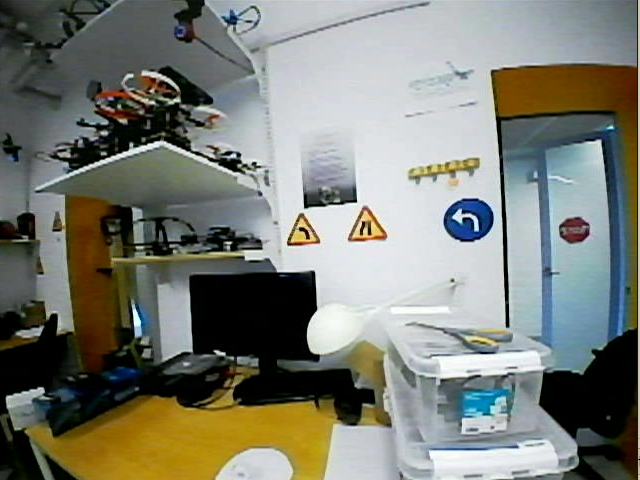
#> input picture test3.png, 640 x 480 px, found by its file name
$ python crop_image1.py
#> lines starting #> are read from the running program, lines starting #| are printed output that depends on the picture; after the words box and inside, x2 and y2 are one past the last pixel; in counts of white or black regions, pixels touching at a corner belong together
import cv2
import numpy as np
import math
from os import listdir
import time
# TODO: Put the directory of the image
img = cv2.imread('images_mine/test3.png')  # RGB space imput image
#> img is the input picture: shape (480, 640, 3); mean B, G, R 116.8, 126, 123.4

# ------------------Filter--------------------------------------------------- #
img = cv2.bilateralFilter(img, 10, 75, 75)

# -------------- Find & Draw Contour ---------------------------------------- #
gray = cv2.cvtColor(img, cv2.COLOR_RGB2GRAY)
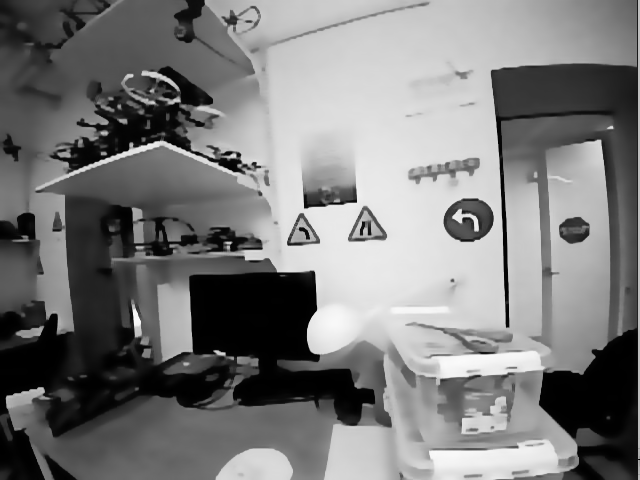
#> gray: shape (480, 640); min 0, max 250, mean 123
# two different thresh, canny has better result ( !!! maybe try other edge detection)
thresh = 50
binaryImg = cv2.Canny(gray, thresh, 3 * thresh)
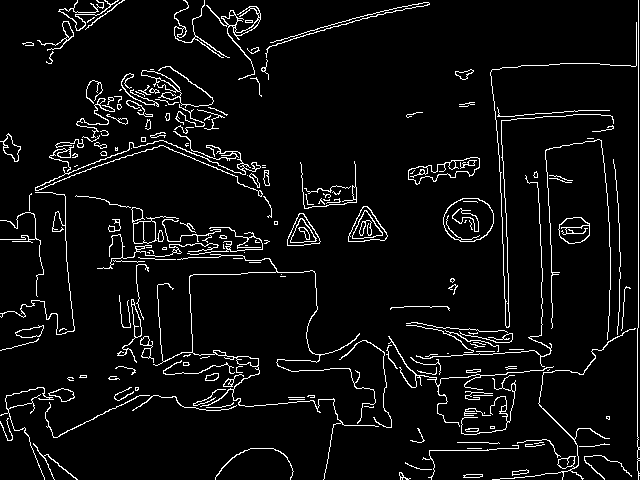
#> binaryImg: shape (480, 640); 5.6% white in thin lines or dots
contours = cv2.findContours(
    binaryImg, cv2.RETR_TREE,
    cv2.CHAIN_APPROX_SIMPLE)[1]  # modification to work in OpenCV 3.4
#> contours = 292 contours, 177 with area under 20; largest, box (x1, y1, x2, y2) and area: (443, 198, 494, 242) 1734, (443, 198, 494, 242) 1685, (408, 157, 480, 185) 867, (348, 206, 388, 242) 834, (348, 206, 388, 242) 804

index = 0  # where we keep count of the valid shapes found


def match_template(type, candidate, flag=5):  # by default flag something random and just use it when cercle
    """
    :param type: String stating kind of sign. Possible values: 'rectangle','triangle','circle'
    :param candidate: The wraped image of the sign after being cropped from the original image
    :return: the name of the sign, i.e: dangerous_curve_left
    """
    threshold = 0
    sift = cv2.xfeatures2d.SIFT_create()
    kp_1, desc_1 = sift.detectAndCompute(candidate, None)
    idx = "unsure"
    if type == 'triangle':
        for file in listdir('templates/triangle/'):
            image = cv2.imread('templates/triangle/' + file)
            resized_image = cv2.resize(
                image, (candidate.shape[0], candidate.shape[1]))
            kp_2, desc_2 = sift.detectAndCompute(image, None)
            index_params = dict(algorithm=0, trees=5)
            search_params = dict()
            flann = cv2.FlannBasedMatcher(index_params, search_params)
            matches = flann.knnMatch(desc_1, desc_2, k=2)
            good_points = 0
            ratio = 0.5
            for m, n in matches:
                if m.distance < ratio * n.distance:
                    good_points = good_points + 1
            if (good_points > threshold):
                threshold = good_points
                idx = file
                if (threshold > 10):
                    break
    if type == 'rectangle':
        for file in listdir('templates/rectangle/'):
            image = cv2.imread('templates/rectangle/' + file)
            resized_image = cv2.resize(
                image, (candidate.shape[0], candidate.shape[1]))
            kp_2, desc_2 = sift.detectAndCompute(image, None)
            index_params = dict(algorithm=0, trees=5)
            search_params = dict()
            flann = cv2.FlannBasedMatcher(index_params, search_params)
            matches = flann.knnMatch(desc_1, desc_2, k=2)
            good_points = 0
            ratio = 0.6
            for m, n in matches:
                if m.distance < ratio * n.distance:
                    good_points = good_points + 1
            if (good_points > threshold):
                threshold = good_points
                idx = file
                if (threshold > 10):
                    break
    if type == 'circle':
        # 1: blue circle;
        # 2: red and blue circle;
        # 3: red and yellow circle;
        # 4: not interested circle;
        if flag == 1:
            for file in listdir('templates/circle/blue/'):
                image = cv2.imread('templates/circle/blue/' + file)
                resized_image = cv2.resize(
                    image, (candidate.shape[0], candidate.shape[1]))
                kp_2, desc_2 = sift.detectAndCompute(image, None)
                index_params = dict(algorithm=0, trees=5)
                search_params = dict()
                flann = cv2.FlannBasedMatcher(index_params, search_params)
                matches = flann.knnMatch(desc_1, desc_2, k=2)
                good_points = 0
                ratio = 0.6
                for m, n in matches:
                    if m.distance < ratio * n.distance:
                        good_points = good_points + 1
                if (good_points > threshold):
                    threshold = good_points
                    idx = file
                    if (threshold > 10):
                        break
        elif flag == 2:
            for file in listdir('templates/circle/red_blue/'):
                image = cv2.imread('templates/circle/red_blue/' + file)
                resized_image = cv2.resize(
                    image, (candidate.shape[0], candidate.shape[1]))
                kp_2, desc_2 = sift.detectAndCompute(image, None)
                index_params = dict(algorithm=0, trees=5)
                search_params = dict()
                flann = cv2.FlannBasedMatcher(index_params, search_params)
                matches = flann.knnMatch(desc_1, desc_2, k=2)
                good_points = 0
                ratio = 0.6
                for m, n in matches:
                    if m.distance < ratio * n.distance:
                        good_points = good_points + 1
                if (good_points > threshold):
                    threshold = good_points
                    idx = file
                    if (threshold > 10):
                        break
        elif flag == 3:
            for file in listdir('templates/circle/red_yellow/'):
                image = cv2.imread('templates/circle/red_yellow/' + file)
                resized_image = cv2.resize(
                    image, (candidate.shape[0], candidate.shape[1]))
                kp_2, desc_2 = sift.detectAndCompute(image, None)
                index_params = dict(algorithm=0, trees=5)
                search_params = dict()
                flann = cv2.FlannBasedMatcher(index_params, search_params)
                matches = flann.knnMatch(desc_1, desc_2, k=2)
                good_points = 0
                ratio = 0.6
                for m, n in matches:
                    if m.distance < ratio * n.distance:
                        good_points = good_points + 1
                if (good_points > threshold):
                    threshold = good_points
                    idx = file
                    if (threshold > 10):
                        break
    return idx


def transform_tri(image, vector1, vector2, other_vec):
    """
    :param image: The image we work with
    :param vector1: First vertex of the longest side of the triangle observed
    :param vector2: Second vertex of the longest side of the triangle observed
    :param other_vec: The other vertex, the one we need to add the perpendicular line to find the other 2 points of
    quadrilater
    :return:
    """

    # Add some margins to the found vertex in order to transform better the triangle
    if (other_vec[0][0] < vector1[0][0]):
        vector1[0][0] = vector1[0][0] + 5
    else:
        vector1[0][0] = vector1[0][0] - 5

    if (other_vec[0][0] < vector2[0][0]):
        vector2[0][0] = vector2[0][0] + 5
    else:
        vector2[0][0] = vector2[0][0] - 5

    if (other_vec[0][1] < vector1[0][1]):
        vector1[0][1] = vector1[0][1] + 5
    else:
        vector1[0][1] = vector1[0][1] - 5

    if (other_vec[0][1] < vector2[0][1]):
        vector2[0][1] = vector2[0][1] + 5
    else:
        vector2[0][1] = vector2[0][1] - 5

    # Adding the same vector of the longest side to the other_vec (half each side) point we obtain the 2 remaining points
    # quadrilater
    point1 = np.array(other_vec - (vector1 - vector2) / 2)
    point2 = np.array(other_vec + (vector1 - vector2) / 2)

    point1 = np.trunc(point1)  # truncate to integers
    point2 = np.trunc(point2)

    box = np.array(
        [[vector1[0][0], vector1[0][1]], [vector2[0][0], vector2[0][1]],
         [point1[0][0], point1[0][1]], [point2[0][0], point2[0][1]]],
        dtype="float32")  # obtain a box with the 4 points to transform
    dst = np.array(
        [[0, int(round(30 * np.sqrt(3)))],
         [60, int(round(30 * np.sqrt(3)))], [60, 0], [0, 0]],
        dtype="float32"
    )  # the output size of the box, normalized would be 1 for the base and sqrt(3)/2 for height

    M = cv2.getPerspectiveTransform(box, dst)
    warped = cv2.warpPerspective(image, M, (60, int(round(30 * np.sqrt(3)))))
    cv2.imwrite('results/triangle/' + str(index) + 'triangle.jpg', warped)
    type = match_template("triangle", warped)  # returns the string saying to which template it belongs to, if none returns
    # "unsure"
    return type


def order_points(pts):
    # https://www.pyimagesearch.com/2014/08/25/4-point-opencv-getperspective-transform-example/

    # initialzie a list of coordinates that will be ordered
    # such that the first entry in the list is the top-left,
    # the second entry is the top-right, the third is the
    # bottom-right, and the fourth is the bottom-left
    pts = np.squeeze(pts)
    rect = np.zeros((4, 2), dtype="float32")

    # the top-left point will have the smallest sum, whereas
    # the bottom-right point will have the largest sum
    s = pts.sum(axis=1)
    rect[0] = pts[np.argmin(s)]
    rect[2] = pts[np.argmax(s)]

    # now, compute the difference between the points, the
    # top-right point will have the smallest difference,
    # whereas the bottom-left will have the largest difference
    diff = np.diff(pts, axis=1)
    rect[1] = pts[np.argmin(diff)]
    rect[3] = pts[np.argmax(diff)]

    # return the ordered coordinates
    return rect


# [36 lines left out: function transform_rect, not called in this run]


def transform_circle(image, vertexs, flag):
    global index
    # obtain a consistent order of the points and unpack them
    # individually
    rect = order_points(vertexs)
    (tl, tr, br, bl) = rect

    # compute the width of the new image, which will be the
    # maximum distance between bottom-right and bottom-left
    # x-coordiates or the top-right and top-left x-coordinates
    widthA = np.sqrt(((br[0] - bl[0])**2) + ((br[1] - bl[1])**2))
    widthB = np.sqrt(((tr[0] - tl[0])**2) + ((tr[1] - tl[1])**2))
    maxWidth = max(int(widthA), int(widthB))

    # compute the height of the new image, which will be the
    # maximum distance between the top-right and bottom-right
    # y-coordinates or the top-left and bottom-left y-coordinates
    heightA = np.sqrt(((tr[0] - br[0])**2) + ((tr[1] - br[1])**2))
    heightB = np.sqrt(((tl[0] - bl[0])**2) + ((tl[1] - bl[1])**2))
    maxHeight = max(int(heightA), int(heightB))

    # now that we have the dimensions of the new image, construct
    # the set of destination points to obtain a "birds eye view",
    # (i.e. top-down view) of the image, again specifying points
    # in the top-left, top-right, bottom-right, and bottom-left
    # order

    if maxWidth > maxHeight:  # get the dimension of the bigger vertex of rectangle and reshape cercle according to that
        len_square = maxWidth
    else:
        len_square = maxHeight

    dst = np.array([[0, 0], [len_square - 1, 0],
                    [len_square - 1, len_square - 1], [0, len_square - 1]],
                   dtype="float32")

    # compute the perspective transform matrix and then apply it
    M = cv2.getPerspectiveTransform(rect, dst)
    warped = cv2.warpPerspective(
        image, M,
        (len_square,
         len_square))  # the result should be a cercle inside a square
    type = match_template("circle", warped, flag)
    cv2.imwrite('results/circle/' + str(index) + 'circle.jpg', warped)
    index = index + 1

    return type


def detectTri(cnt, triCnt):
    global index

    # -------- Polygon detection -------------------------------------------- #
    epsilon = 0.15 * cv2.arcLength(cnt, True)
#> epsilon = 6.55
    approx = cv2.approxPolyDP(cnt, epsilon, True)
#> approx = [[463, 475], [482, 476]]
    # Analyse shape
    corners = len(approx)
#> corners = 2
    # Calculate space
    S1 = cv2.contourArea(cnt)
#> S1 = 51
    flag = 1
    if corners == 3 and S1 > 100:
        # choose contour base on corner and space
        mm = cv2.moments(cnt)  # cal center
        cx = int(mm['m10'] / mm['m00'])
        cy = int(mm['m01'] / mm['m00'])
        # check repeat contour
        flag = 0
        for center in triCnt:
            k = np.square(center[1][0] - cx) + np.square(center[1][1] - cy)
            if k < 20:
                flag = 1
                break
        # ------------- detect color in contour ------------------------------ #
        # make contour mask
        cntMask = np.zeros((480, 640), np.uint8)
        fillCnt = []
        fillCnt.append(cnt)
        cv2.drawContours(cntMask, fillCnt, -1, 255, -1)
        res = cv2.bitwise_and(img, img, mask=cntMask)
        hsv = cv2.cvtColor(res, cv2.COLOR_BGR2HSV)
        # Red and yellow mask
        # Two edge of the Hue turnel
        lower1 = np.array([160, 10, 100])
        upper1 = np.array([180, 250, 250])
        redMask1 = cv2.inRange(hsv, lower1, upper1)
        lower2 = np.array([0, 10, 100])
        upper2 = np.array([40, 240, 240])
        redMask2 = cv2.inRange(hsv, lower2, upper2)
        redMask = redMask1 | redMask2
        prop = np.sum(redMask) / np.sum(
            cntMask)  # cal proportion of expected color
        if prop < 0.7:
            flag = 1
            # ---------- draw and save ROI ---------------------- #
        if flag == 0:
            curr_time = time.clock()
            print(curr_time)
            # cv2.drawContours(img, cnt, -1, (0, 255, 0), 2)
            # ------------
            min = 1000
            for i in range(3):
                if approx[i][0][1] < min:
                    min = approx[i][0][1]
                    id = i
            if id == 0:
                type = transform_tri(img, approx[1], approx[2], approx[0])
            elif id == 1:
                type = transform_tri(img, approx[0], approx[2], approx[1])
            elif id == 2:
                type = transform_tri(img, approx[0], approx[1], approx[2])

            if type != 'unsure':
                triCnt.extend([[approx, (cx, cy), type]])  # save approx Polygon and center
            # [11 lines of commented-out code are left out]
            index = index + 1
            print(type)
            picPoint = np.array([approx[0][0], approx[1][0], approx[2][0], (cx, cy)], dtype="double")
            pos = triLocalize(picPoint)
    return triCnt, flag


"""
def detectRect(cnt, rectCnt):
    # Polygon approximation (!!! repeat code, probably add tri and rect in same func)
    epsilon = 0.05 * cv2.arcLength(cnt, True)
    approx = cv2.approxPolyDP(cnt, epsilon, True)
    # Analyse shape
    corners = len(approx)
    # Calculate space
    S1 = cv2.contourArea(cnt)
    if corners == 4 and S1 > 150:
        # choose contour base on corner and space
        mm = cv2.moments(cnt)  # cal center
        cx = int(mm['m10'] / mm['m00'])
        cy = int(mm['m01'] / mm['m00'])
        # check repeat contour
        flag = 0
        for center in rectCnt:
            k = np.square(center[1][0] - cx) + np.square(center[1][1] - cy)
            if k < 20:
                flag = 1
                break
        # ------------- detect color in contour ------------- #
        # make contour mask
        cntMask = np.zeros((480, 640), np.uint8)
        fillCnt = []
        fillCnt.append(cnt)
        cv2.drawContours(cntMask, fillCnt, -1, 255, -1)
        res = cv2.bitwise_and(img, img, mask=cntMask)
        hsv = cv2.cvtColor(res, cv2.COLOR_BGR2HSV)
        # Blue mask
        lower = np.array([100, 50, 50])
        upper = np.array([135, 240, 240])
        buleMask = cv2.inRange(hsv, lower, upper)
        prop = np.sum(buleMask) / np.sum(cntMask)  # cal proportion of expected color
        if prop < 0.7:
            flag = 1
        # ---------- draw and save ROI ---------------------- #

        if flag == 0:
            rectCnt.extend([[approx, (cx, cy)]])  # save approx Polygon and center
            cv2.drawContours(img, cnt, -1, (255, 255, 0), 1)
            x, y, w, h = cv2.boundingRect(cnt)
            cv2.rectangle(img, (x-5, y-5), (x+w+5, y+h+5), (255, 255, 0), 1)
            cv2.putText(img, 'rect', (x, y), cv2.FONT_HERSHEY_SIMPLEX, 0.5, (255, 255, 0), 2)
            transform_rect(img, approx)
    return rectCnt
"""


def detectCir(cnt, cirCnt):
    if len(cnt) < 20:
        return cirCnt
    S1 = cv2.contourArea(cnt)
    ell = cv2.fitEllipse(cnt)
    pos, size, angle = ell
    ex, ey = pos
    dx, dy = size
    S2 = math.pi * ell[1][0] * ell[1][1]
    if S2 < 1000:
        return cirCnt
    prop = S1 / S2
    if prop > 0.22:
        # check repeat contour
        mm = cv2.moments(cnt)  # cal center
        cx = int(mm['m10'] / mm['m00'])
        cy = int(mm['m01'] / mm['m00'])
        flag = 0
        # 0: need more check;
        # 1: blue circle;
        # 2: red and blue circle;
        # 3: red and yellow circle;
        # 4: not interested circle;
        for species in cirCnt:  # check every kind circle
            for center in species:  # check repeat contour
                k = np.square(center[0][0] - cx) + np.square(center[0][1] - cy)
                if k < 20:
                    flag = 4
                    break
            if flag == 4:
                break
        # detect outliers(center of contour should close to ellipse)
        d = np.square(ell[0][0] - cx) + np.square(ell[0][1] - cy)
        if d > 20:
            flag = 4

        GoF = 0  # Goodness Of Fit, the smaller the better (not sure)
        for point in cnt:
            posx = (point[0][0] - ex) * math.cos(-angle) - (
                point[0][1] - ey) * math.sin(-angle)
            posy = (point[0][0] - ex) * math.sin(-angle) + (
                point[0][1] - ey) * math.cos(-angle)
            GoF += abs(np.square(posx / dx) + np.square(posy / dy) - 0.25)
        # GoF = GoF / cnt.size
        if GoF > 10:
            flag = 4

        if flag != 4:
            # ------------- detect color in contour ------------------------------ #
            # make contour mask
            cntMask = np.zeros((480, 640), np.uint8)
            fillCnt = []
            fillCnt.append(cnt)
            cv2.drawContours(cntMask, fillCnt, -1, 255,
                             -1)  # fill contour with white

            res = cv2.bitwise_and(img, img, mask=cntMask)
            hsv = cv2.cvtColor(res, cv2.COLOR_BGR2HSV)
            # Red and yellow mask
            # Two edge of the Hue turnel
            lower1 = np.array([160, 10, 100])
            upper1 = np.array([180, 250, 250])
            redMask1 = cv2.inRange(hsv, lower1, upper1)
            lower2 = np.array([0, 10, 100])
            upper2 = np.array([40, 240, 240])
            ryMask = cv2.inRange(hsv, lower2, upper2) | redMask1

            # Blue mask
            lower = np.array([100, 50, 50])
            upper = np.array([150, 240, 240])
            blueMask = cv2.inRange(hsv, lower, upper)
            # cv2.imshow('img', blueMask)
            # cv2.waitKey(0)
            # classify base on color
            blueProp = np.sum(blueMask) / np.sum(cntMask)
            ryProP = np.sum(ryMask) / np.sum(cntMask)
            if blueProp > 0.7:
                flag = 1
            elif (blueProp > 0.2) and (ryProP > 0.2):
                flag = 2
            elif ryProP > 0.7:
                flag = 3
            # ---------- draw and save ROI ---------------------------------------- #
            if flag != 0:
                cirCnt[flag - 1].extend([ell])  # save ellipse center and size
                cv2.ellipse(img, ell, (0, 255, 255), 1)
                rect = cv2.minAreaRect(cnt)
                box = cv2.boxPoints(rect)
                box = np.int0(box)
                type = transform_circle(img, box, flag)
                # cv2.drawContours(img, cnt, -1, (0, 255, 255), 2)
                x = int(ell[0][0])
                y = int(ell[0][1])
                cv2.putText(img, 'cir%d' % flag, (x, y),
                            cv2.FONT_HERSHEY_SIMPLEX, 0.5, (0, 255, 255), 2)
                print(type)
                box = np.array(box, dtype="double")
                pos = cirLocalize(box)
    return cirCnt


def triLocalize(image_points):  # position estimation
    # ref https://blog.csdn.net/yuanlulu/article/details/82763170
    focal_length = 231
    center = (320, 240)
    camera_matrix = np.array([[focal_length, 0, center[0]], [0, focal_length, center[1]], [0, 0, 1]], dtype="double")
    model_points = np.array([(-256, -148, 0), (256, -148, 0), (0, 296, 0), (0, 0, 0)], dtype="double")  # edge point of triangle
    dist_coeffs = np.array([0.061687, -0.049761, -0.008166, 0.004284, 0.000000])
    (success, rotation_vector, translation_vector) = cv2.solvePnP(model_points, image_points, camera_matrix, dist_coeffs, flags=cv2.SOLVEPNP_ITERATIVE)
    return translation_vector


# [9 lines left out: function cirLocalize, not called in this run]


# ------------- Shape detection ------------------------------------------ #
triCnt = []
rectCnt = []
cirCnt = [[], [], []]  # bule circle, red & yellow circle, red & bule circle
for cnt in contours:
    triCnt, flag = detectTri(cnt, triCnt)
#> triCnt = []; flag = 1
    if flag == 0:
        continue
    #rectCnt = detectRect(cnt, rectCnt)
    cirCent = detectCir(cnt, cirCnt)
#> cirCent = [[], [], []]
#> (the run stopped early here; a loop or call above may not have finished)
